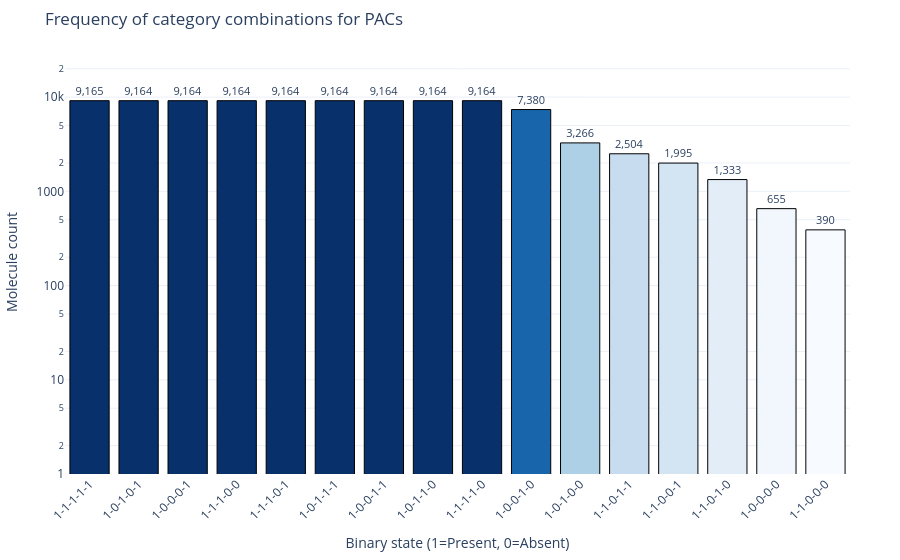

This figure's notebook cell:
### Code cell
import sqlite3

import pandas as pd
import plotly.express as px

db_path = "../data/pac5.db"
conn = sqlite3.connect(db_path)

query = """
SELECT
    has_characteristics_1,
    has_characteristics_2,
    has_characteristics_3,
    has_characteristics_4,
    has_characteristics_5
FROM pac5 WHERE selected = 1
"""
df = pd.read_sql_query(query, conn)
conn.close()

category_cols = [
    "has_characteristics_1",
    "has_characteristics_2",
    "has_characteristics_3",
    "has_characteristics_4",
    "has_characteristics_5",
]

df["combination_pattern"] = df[category_cols].astype(str).agg("-".join, axis=1)

combination_counts = df["combination_pattern"].value_counts().reset_index()
combination_counts.columns = [
    "Combination pattern (Categories 1 to 5)",
    "Molecule count",
]

# Remove baseline category (no characteristics present)
combination_counts = combination_counts[
    combination_counts["Combination pattern (Categories 1 to 5)"] != "0-0-0-0-0"
]

# Format labels with comma thousands separators
combination_counts["Label"] = combination_counts["Molecule count"].apply(
    lambda x: f"{x:,}"
)

fig = px.bar(
    combination_counts,
    x="Combination pattern (Categories 1 to 5)",
    y="Molecule count",
    text="Label",
    title="Frequency of category combinations for PACs",
    labels={
        "Combination pattern (Categories 1 to 5)": "Binary state (1=Present, 0=Absent)"
    },
    log_y=True,
    template="plotly_white",
    color="Molecule count",
    color_continuous_scale="Blues",
)

fig.update_traces(
    textposition="outside",
    textfont_size=11,
    marker_line_width=1,
    marker_line_color="black",
)

fig.update_layout(
    xaxis_tickangle=-45, coloraxis_showscale=False, margin=dict(t=50, b=50, l=50, r=50)
)

max_val = combination_counts["Molecule count"].max()
fig.update_yaxes(range=[0, len(str(max_val)) + 0.5])

fig.show()

### Figure 1 — Plotly figure (JSON) as saved in the notebook; plotly's stock layout.template omitted (floating-point values rounded to 4 significant figures)
{"data": [{"hovertemplate": "Binary state (1=Present, 0=Absent)=%{x}<br>Molecule count=%{marker.color}<br>Label=%{text}<extra></extra>", "legendgroup": "", "marker": {"color": [9165, 9164, 9164, 9164, 9164, 9164, 9164, 9164, 9164, 7380, 3266, 2504, 1995, 1333, 655, 390], "coloraxis": "coloraxis", "line": {"color": "black", "width": 1}, "pattern": {"shape": ""}}, "name": "", "orientation": "v", "showlegend": false, "text": ["9,165", "9,164", "9,164", "9,164", "9,164", "9,164", "9,164", "9,164", "9,164", "7,380", "3,266", "2,504", "1,995", "1,333", "655", "390"], "textfont": {"size": 11}, "textposition": "outside", "type": "bar", "x": ["1-1-1-1-1", "1-0-1-0-1", "1-0-0-0-1", "1-1-1-0-0", "1-1-1-0-1", "1-0-1-1-1", "1-0-0-1-1", "1-0-1-1-0", "1-1-1-1-0", "1-0-0-1-0", "1-0-1-0-0", "1-1-0-1-1", "1-1-0-0-1", "1-1-0-1-0", "1-0-0-0-0", "1-1-0-0-0"], "xaxis": "x", "y": [9165, 9164, 9164, 9164, 9164, 9164, 9164, 9164, 9164, 7380, 3266, 2504, 1995, 1333, 655, 390], "yaxis": "y"}], "layout": {"barmode": "relative", "coloraxis": {"colorbar": {"title": {"text": "Molecule count"}}, "colorscale": [[0.0, "rgb(247,251,255)"], [0.125, "rgb(222,235,247)"], [0.25, "rgb(198,219,239)"], [0.375, "rgb(158,202,225)"], [0.5, "rgb(107,174,214)"], [0.625, "rgb(66,146,198)"], [0.75, "rgb(33,113,181)"], [0.875, "rgb(8,81,156)"], [1.0, "rgb(8,48,107)"]], "showscale": false}, "legend": {"tracegroupgap": 0}, "margin": {"b": 50, "l": 50, "r": 50, "t": 50}, "title": {"text": "Frequency of category combinations for PACs"}, "xaxis": {"anchor": "y", "domain": [0.0, 1.0], "tickangle": -45, "title": {"text": "Binary state (1=Present, 0=Absent)"}}, "yaxis": {"anchor": "x", "domain": [0.0, 1.0], "range": [0, 4.5], "title": {"text": "Molecule count"}, "type": "log"}}}
